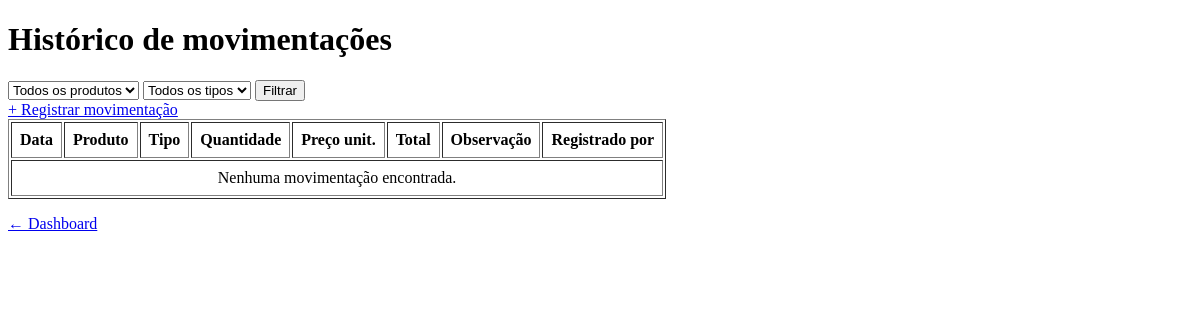
The page /movimentacoes/ (signed in) on the database as committed earlier.
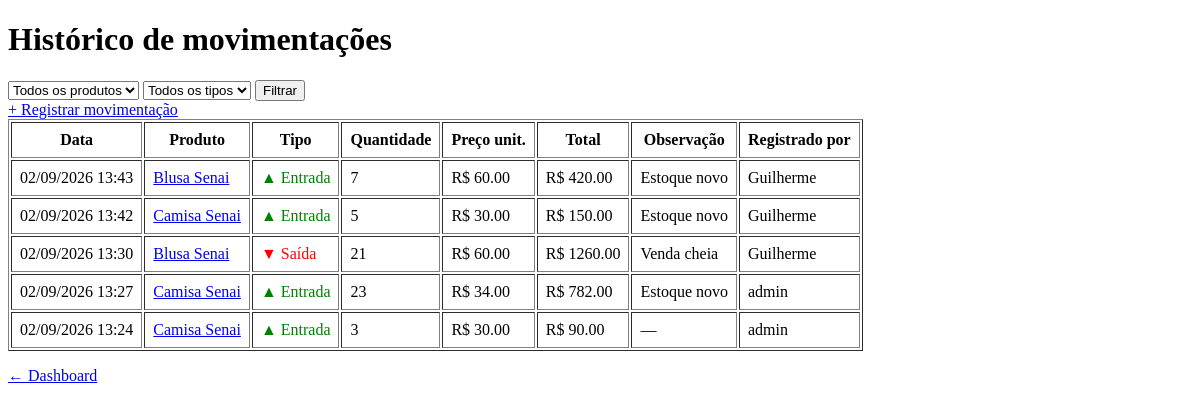
The same page on the database as committed later.
### app/models/movimentacao.py (models this page shows, shortened)
class Movimentacao(Base):
    __tablename__ = "movimentacoes"
    id         = Column(Integer, primary_key=True, index=True)
    tipo       = Column(
        Enum(TipoMovimentacao),
        nullable=False
    )
    quantidade = Column(Integer, nullable=False)
    preco_unitario = Column(Float, nullable=False, default=0.0)
    observacao = Column(String(255), nullable=True)
    criado_em  = Column(DateTime, server_default=func.now())
    produto_id = Column(
        Integer,
        ForeignKey("produtos.id", ondelete="CASCADE"),
        nullable=False
    )
    usuario_id = Column(
        Integer,
        ForeignKey("usuarios.id", ondelete="SET NULL"),
        nullable=True
    )
    produto = relationship("Produto", backref="movimentacoes")
    usuario = relationship("Usuario", backref="movimentacoes")

### app/models/produto.py (models this page shows, shortened)
class Produto(Base):
    __tablename__ = "produtos"
    id = Column(Integer, primary_key=True, autoincrement=True, index=True)
    nome = Column(String(150), nullable=False, index=True)
    preco = Column(Float, nullable=False, default=0.0)
    estoque_atual = Column(Integer, nullable=False, default=0)
    ativo = Column(Boolean, default=True)
    imagem_path = Column(String(255), nullable=True)
    categoria_id = Column(Integer, ForeignKey("categorias.id", ondelete="SET NULL"), nullable=True )
    categoria = relationship("Categoria", back_populates="produtos")

### app/models/usuarios.py (models this page shows)
class Usuario(Base):
    __tablename__ = "usuarios"
    id = Column(Integer, primary_key=True, autoincrement=True)
    nome = Column(String(100), nullable=False)
    email = Column(String(150), unique=True, nullable=False)
    senha_hash = Column(String(255), nullable=False)
    role = Column(String(20), nullable=False, default="operador")
    ativo = Column(Boolean, default=True)
    criando_em = Column(DateTime, server_default=func.now())

### app/controllers/movimentacao_controller.py (the view)
@router.get("/", response_class=HTMLResponse)
def listar_movimentacoes(
    request: Request,
    produto_id: int = 0,     # filtra por produto específico
    tipo: str = "",          # "entrada" ou "saida"
    db: Session = Depends(get_db),
    admin = Depends(get_usuario_logado)
):
    query = db.query(Movimentacao).order_by(Movimentacao.criado_em.desc())
    if produto_id:
        query = query.filter(Movimentacao.produto_id == produto_id)
    if tipo in ("entrada", "saida", "cancelamento", "ajuste"):
        query = query.filter(Movimentacao.tipo == tipo)
    movimentacoes = query.limit(200).all()  # limita para não sobrecarregar
    produtos      = db.query(Produto).filter(Produto.ativo == True).all()
    return templates.TemplateResponse(
        request,
        "movimentacoes/index.html",
        {
            "request":        request,
            "usuario":        admin,
            "movimentacoes":  movimentacoes,
            "produtos":       produtos,
            "produto_id":     produto_id,
            "tipo":           tipo,
        }
    )

### app/templates/movimentacoes/index.html (shortened to what this page needs)
<!DOCTYPE html>
<html lang="pt-br">
<head>
</head>
<body>
    <h1>Histórico de movimentações</h1>
    <form method="get" action="/movimentacoes">
        <select name="produto_id">
            <option value="0">Todos os produtos</option>
        </select>
        <select name="tipo">
            <option value="">Todos os tipos</option>
        </select>
        <button type="submit">Filtrar</button>
    </form>
    <a href="/movimentacoes/nova">+ Registrar movimentação</a>
    <table border="1" cellpadding="8">
        <thead>
            <tr>
                <th>Data</th>
                <th>Produto</th>
                <th>Tipo</th>
                <th>Quantidade</th>
                <th>Preço unit.</th>
                <th>Total</th>
                <th>Observação</th>
                <th>Registrado por</th>
            </tr>
        </thead>
        <tbody>
            {% for m in movimentacoes %}
            <tr>
                <td>{{ m.criado_em.strftime('%d/%m/%Y %H:%M') }}</td>
                <td>
                    <a href="/produtos/{{ m.produto_id }}">
                        {{ m.produto.nome }}
                    </a>
                </td>
                <td>
                    {% if m.tipo.value == 'entrada' %}
                        <span style="color:green">▲ Entrada</span>
                    {% else %}
                        <span style="color:red">▼ Saída</span>
                    {% endif %}
                </td>
                <td>{{ m.quantidade }}</td>
                <td>R$ {{ "%.2f"|format(m.preco_unitario) }}</td>
                <td>R$ {{ "%.2f"|format(m.valor_total) }}</td>
                <td>{{ m.observacao or "—" }}</td>
                <td>{{ m.usuario.nome if m.usuario else "—" }}</td>
            </tr>
            {% endfor %}
            {% if not movimentacoes %}
            <tr>
                <td colspan="8" style="text-align:center">
                    Nenhuma movimentação encontrada.
                </td>
            </tr>
            {% endif %}
        </tbody>
    </table>
    <p><a href="/">← Dashboard</a></p>
</body>
</html>

Rows that differ between the two databases and show on the page:
added Movimentacao: criado_em "02/09/2026 13:43", produto.nome "Blusa Senai", tipo "▲ Entrada", quantidade "7", preco_unitario "60.00", valor_total "420.00", observacao "Estoque novo", usuario "Guilherme"
added Movimentacao: criado_em "02/09/2026 13:42", produto.nome "Camisa Senai", tipo "▲ Entrada", quantidade "5", preco_unitario "30.00", valor_total "150.00", observacao "Estoque novo", usuario "Guilherme"
added Movimentacao: criado_em "02/09/2026 13:30", produto.nome "Blusa Senai", tipo "▼ Saída", quantidade "21", preco_unitario "60.00", valor_total "1260.00", observacao "Venda cheia", usuario "Guilherme"
added Movimentacao: criado_em "02/09/2026 13:27", produto.nome "Camisa Senai", tipo "▲ Entrada", quantidade "23", preco_unitario "34.00", valor_total "782.00", observacao "Estoque novo", usuario "admin"
added Movimentacao: criado_em "02/09/2026 13:24", produto.nome "Camisa Senai", tipo "▲ Entrada", quantidade "3", preco_unitario "30.00", valor_total "90.00", observacao "—", usuario "admin"
Other text that changed with them:
text no longer shown: "Nenhuma movimentação encontrada."
